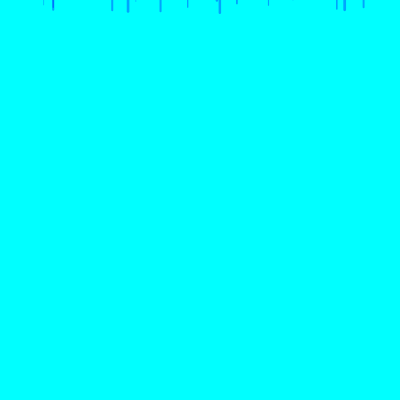
Frame 1 (no input)
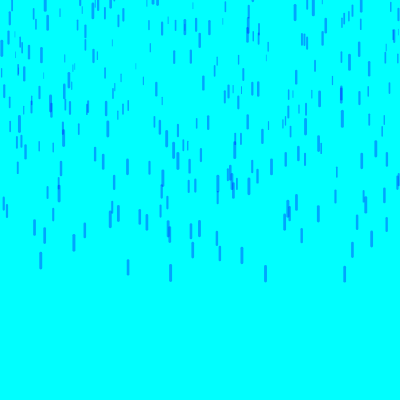
Frame 60 (no input)
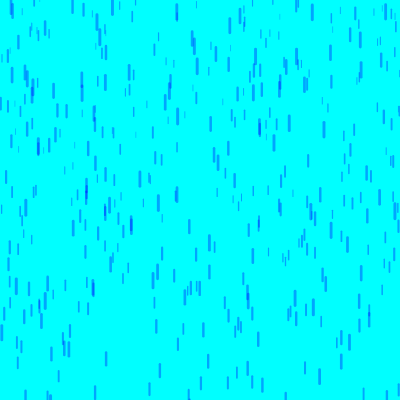
Frame 120 (the mouse pressed at the canvas centre since frame 60)

The p5.js sketch that drew these frames (run headless with seeded random() and noise() and a simulated clock; from frame 60 on, the mouse is pressed at the canvas centre):

// p5.js sketch
// ── sketch.js
let neve=[];
let quant=500;
function setup() {
  stroke(255);
  createCanvas(400, 400);
  
  for(let i=0; i<quant; i++){
    neve[i]=[];
    neve[i][0]=random(400);
    neve[i][1]=random(-400);
    neve[i][2]=random(4);
  }
}

function draw() {
  background(0,255,255);
    stroke(0,0,255,90);
  for(let i=0; i<quant; i++){
    let tamanho=map(neve[i][2],0,4,5,15);
    let espessura= map(neve[i][2],0,4,0.5,3);
    strokeWeight(espessura);
   line(neve[i][0], neve[i][1],neve[i][0], neve[i][1]+tamanho);
    neve[i][1]+=neve[i][2]+1;
    if(neve[i][1]>420){
      neve[i][1]=0;
      neve[i][0]=random(400);
}
  }
}
